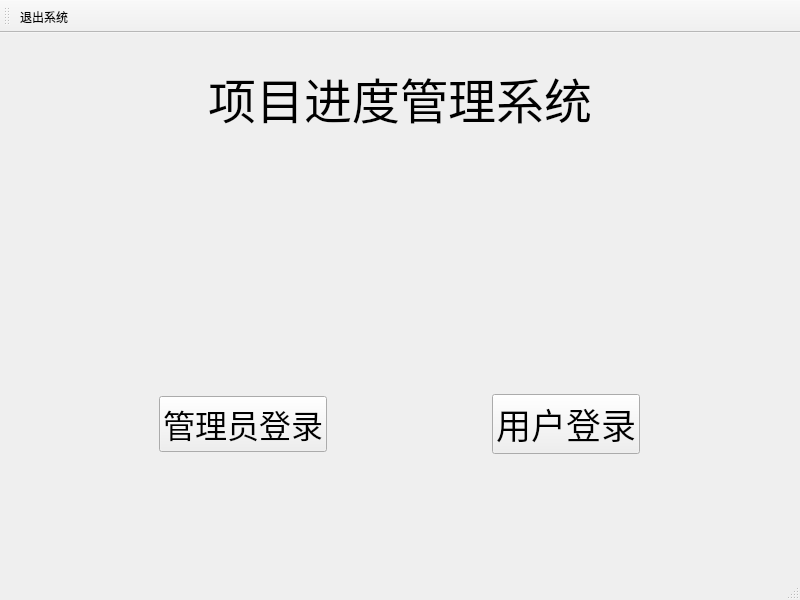
<?xml version="1.0" encoding="UTF-8"?>
<ui version="4.0">
 <class>MainWindow</class>
 <widget class="QMainWindow" name="MainWindow">
  <property name="geometry">
   <rect>
    <x>0</x>
    <y>0</y>
    <width>800</width>
    <height>600</height>
   </rect>
  </property>
  <property name="windowTitle">
   <string>登录界面</string>
  </property>
  <property name="windowIcon">
   <iconset>
    <normaloff>../选择.ico</normaloff>../选择.ico</iconset>
  </property>
  <widget class="QWidget" name="centralwidget">
   <widget class="QWidget" name="layoutWidget">
    <property name="geometry">
     <rect>
      <x>-1</x>
      <y>30</y>
      <width>801</width>
      <height>391</height>
     </rect>
    </property>
    <layout class="QVBoxLayout" name="verticalLayout">
     <item>
      <layout class="QHBoxLayout" name="horizontalLayout">
       <item>
        <spacer name="horizontalSpacer">
         <property name="orientation">
          <enum>Qt::Horizontal</enum>
         </property>
         <property name="sizeHint" stdset="0">
          <size>
           <width>40</width>
           <height>20</height>
          </size>
         </property>
        </spacer>
       </item>
       <item>
        <widget class="QLabel" name="label">
         <property name="font">
          <font>
           <family>Agency FB</family>
           <pointsize>36</pointsize>
          </font>
         </property>
         <property name="text">
          <string>项目进度管理系统</string>
         </property>
        </widget>
       </item>
       <item>
        <spacer name="horizontalSpacer_2">
         <property name="orientation">
          <enum>Qt::Horizontal</enum>
         </property>
         <property name="sizeHint" stdset="0">
          <size>
           <width>40</width>
           <height>20</height>
          </size>
         </property>
        </spacer>
       </item>
      </layout>
     </item>
     <item>
      <spacer name="verticalSpacer">
       <property name="orientation">
        <enum>Qt::Vertical</enum>
       </property>
       <property name="sizeHint" stdset="0">
        <size>
         <width>20</width>
         <height>40</height>
        </size>
       </property>
      </spacer>
     </item>
     <item>
      <spacer name="verticalSpacer_2">
       <property name="orientation">
        <enum>Qt::Vertical</enum>
       </property>
       <property name="sizeHint" stdset="0">
        <size>
         <width>20</width>
         <height>40</height>
        </size>
       </property>
      </spacer>
     </item>
     <item>
      <layout class="QHBoxLayout" name="horizontalLayout_2">
       <item>
        <spacer name="horizontalSpacer_4">
         <property name="orientation">
          <enum>Qt::Horizontal</enum>
         </property>
         <property name="sizeHint" stdset="0">
          <size>
           <width>40</width>
           <height>20</height>
          </size>
         </property>
        </spacer>
       </item>
       <item>
        <widget class="QPushButton" name="pButtonadministrator">
         <property name="font">
          <font>
           <family>Agency FB</family>
           <pointsize>24</pointsize>
          </font>
         </property>
         <property name="text">
          <string>管理员登录</string>
         </property>
        </widget>
       </item>
       <item>
        <spacer name="horizontalSpacer_3">
         <property name="orientation">
          <enum>Qt::Horizontal</enum>
         </property>
         <property name="sizeHint" stdset="0">
          <size>
           <width>40</width>
           <height>20</height>
          </size>
         </property>
        </spacer>
       </item>
       <item>
        <widget class="QPushButton" name="pButtonuser">
         <property name="font">
          <font>
           <family>Agency FB</family>
           <pointsize>26</pointsize>
          </font>
         </property>
         <property name="text">
          <string>用户登录</string>
         </property>
        </widget>
       </item>
       <item>
        <spacer name="horizontalSpacer_5">
         <property name="orientation">
          <enum>Qt::Horizontal</enum>
         </property>
         <property name="sizeHint" stdset="0">
          <size>
           <width>40</width>
           <height>20</height>
          </size>
         </property>
        </spacer>
       </item>
      </layout>
     </item>
    </layout>
   </widget>
   <widget class="QLabel" name="label_3">
    <property name="geometry">
     <rect>
      <x>0</x>
      <y>-6</y>
      <width>801</width>
      <height>531</height>
     </rect>
    </property>
    <property name="text">
     <string/>
    </property>
    <property name="pixmap">
     <pixmap resource="../picture.qrc">:/背景图1.png</pixmap>
    </property>
    <property name="scaledContents">
     <bool>true</bool>
    </property>
   </widget>
   <zorder>label_3</zorder>
   <zorder>layoutWidget</zorder>
  </widget>
  <widget class="QMenuBar" name="menubar">
   <property name="geometry">
    <rect>
     <x>0</x>
     <y>0</y>
     <width>800</width>
     <height>26</height>
    </rect>
   </property>
  </widget>
  <widget class="QStatusBar" name="statusbar"/>
  <widget class="QToolBar" name="toolBar">
   <property name="windowTitle">
    <string>toolBar</string>
   </property>
   <attribute name="toolBarArea">
    <enum>TopToolBarArea</enum>
   </attribute>
   <attribute name="toolBarBreak">
    <bool>false</bool>
   </attribute>
   <addaction name="actionTlbExit"/>
  </widget>
  <action name="actionTlbExit">
   <property name="text">
    <string>退出系统</string>
   </property>
  </action>
 </widget>
 <resources>
  <include location="../picture.qrc"/>
 </resources>
 <connections/>
</ui>
